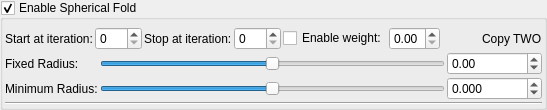
    <widget class="MyGroupBox" name="groupCheck_transform_sphericalFold2_enabled">
     <property name="title">
      <string>Enable Spherical Fold</string>
     </property>
     <property name="checkable">
      <bool>true</bool>
     </property>
     <layout class="QVBoxLayout" name="verticalLayout_24" stretch="0,0,0">
      <property name="spacing">
       <number>2</number>
      </property>
      <property name="leftMargin">
       <number>2</number>
      </property>
      <property name="topMargin">
       <number>2</number>
      </property>
      <property name="rightMargin">
       <number>2</number>
      </property>
      <property name="bottomMargin">
       <number>2</number>
      </property>
      <item>
       <layout class="QGridLayout" name="gridLayout_40">
        <property name="topMargin">
         <number>5</number>
        </property>
        <item row="0" column="3">
         <widget class="MySpinBox" name="spinboxInt_transform_sphericalFold2_stop_iterations">
          <property name="sizePolicy">
           <sizepolicy hsizetype="Preferred" vsizetype="Maximum">
            <horstretch>0</horstretch>
            <verstretch>0</verstretch>
           </sizepolicy>
          </property>
          <property name="maximum">
           <number>250</number>
          </property>
         </widget>
        </item>
        <item row="0" column="0">
         <widget class="QLabel" name="label_160">
          <property name="text">
           <string>Start at iteration:</string>
          </property>
         </widget>
        </item>
        <item row="0" column="1">
         <widget class="MySpinBox" name="spinboxInt_transform_sphericalFold2_start_iterations">
          <property name="sizePolicy">
           <sizepolicy hsizetype="Minimum" vsizetype="Maximum">
            <horstretch>0</horstretch>
            <verstretch>0</verstretch>
           </sizepolicy>
          </property>
          <property name="maximum">
           <number>250</number>
          </property>
         </widget>
        </item>
        <item row="0" column="5">
         <widget class="MyDoubleSpinBox" name="spinbox_transform_sphericalFold2_weight">
          <property name="sizePolicy">
           <sizepolicy hsizetype="Minimum" vsizetype="Maximum">
            <horstretch>0</horstretch>
            <verstretch>0</verstretch>
           </sizepolicy>
          </property>
          <property name="decimals">
           <number>2</number>
          </property>
          <property name="minimum">
           <double>0.000000000000000</double>
          </property>
          <property name="maximum">
           <double>1.000000000000000</double>
          </property>
          <property name="singleStep">
           <double>0.100000000000000</double>
          </property>
         </widget>
        </item>
        <item row="0" column="7">
         <widget class="QLabel" name="label_163">
          <property name="text">
           <string>Copy TWO</string>
          </property>
         </widget>
        </item>
        <item row="0" column="2">
         <widget class="QLabel" name="label_162">
          <property name="text">
           <string>Stop at iteration:</string>
          </property>
         </widget>
        </item>
        <item row="0" column="6">
         <spacer name="horizontalSpacer_20">
          <property name="orientation">
           <enum>Qt::Horizontal</enum>
          </property>
          <property name="sizeHint" stdset="0">
           <size>
            <width>40</width>
            <height>20</height>
           </size>
          </property>
         </spacer>
        </item>
        <item row="0" column="4">
         <widget class="QCheckBox" name="checkBox_transform_sphericalFold2_weight_enabled">
          <property name="text">
           <string>Enable weight:</string>
          </property>
         </widget>
        </item>
       </layout>
      </item>
      <item>
       <layout class="QGridLayout" name="gridLayout_41">
        <property name="spacing">
         <number>2</number>
        </property>
        <item row="0" column="1">
         <widget class="QSlider" name="slider_transform_sphericalFold2_fixed_radius">
          <property name="sizePolicy">
           <sizepolicy hsizetype="Expanding" vsizetype="Maximum">
            <horstretch>0</horstretch>
            <verstretch>0</verstretch>
           </sizepolicy>
          </property>
          <property name="minimum">
           <number>-18000</number>
          </property>
          <property name="maximum">
           <number>18000</number>
          </property>
          <property name="value">
           <number>0</number>
          </property>
          <property name="sliderPosition">
           <number>0</number>
          </property>
          <property name="orientation">
           <enum>Qt::Horizontal</enum>
          </property>
         </widget>
        </item>
        <item row="1" column="1">
         <widget class="QSlider" name="slider_transform_sphericalFold2_min_radius">
          <property name="sizePolicy">
           <sizepolicy hsizetype="Expanding" vsizetype="Maximum">
            <horstretch>0</horstretch>
            <verstretch>0</verstretch>
           </sizepolicy>
          </property>
          <property name="minimum">
           <number>-18000</number>
          </property>
          <property name="maximum">
           <number>18000</number>
          </property>
          <property name="value">
           <number>0</number>
          </property>
          <property name="sliderPosition">
           <number>0</number>
          </property>
          <property name="orientation">
           <enum>Qt::Horizontal</enum>
          </property>
         </widget>
        </item>
        <item row="1" column="0">
         <widget class="QLabel" name="label_165">
          <property name="text">
           <string>Minimum Radius:</string>
          </property>
         </widget>
        </item>
        <item row="0" column="2">
         <widget class="MyDoubleSpinBox" name="spinbox_transform_sphericalFold2_fixed_radius">
          <property name="sizePolicy">
           <sizepolicy hsizetype="Minimum" vsizetype="Maximum">
            <horstretch>0</horstretch>
            <verstretch>0</verstretch>
           </sizepolicy>
          </property>
          <property name="prefix">
           <string/>
          </property>
          <property name="suffix">
           <string/>
          </property>
          <property name="decimals">
           <number>2</number>
          </property>
          <property name="minimum">
           <double>-36000.000000000000000</double>
          </property>
          <property name="maximum">
           <double>36000.000000000000000</double>
          </property>
          <property name="singleStep">
           <double>0.100000000000000</double>
          </property>
         </widget>
        </item>
        <item row="1" column="2">
         <widget class="MyDoubleSpinBox" name="spinbox_transform_sphericalFold2_min_radius">
          <property name="sizePolicy">
           <sizepolicy hsizetype="Minimum" vsizetype="Maximum">
            <horstretch>0</horstretch>
            <verstretch>0</verstretch>
           </sizepolicy>
          </property>
          <property name="prefix">
           <string/>
          </property>
          <property name="suffix">
           <string/>
          </property>
          <property name="decimals">
           <number>3</number>
          </property>
          <property name="minimum">
           <double>-360000.000000000000000</double>
          </property>
          <property name="maximum">
           <double>360000.000000000000000</double>
          </property>
          <property name="singleStep">
           <double>0.100000000000000</double>
          </property>
         </widget>
        </item>
        <item row="0" column="0">
         <widget class="QLabel" name="label_164">
          <property name="text">
           <string>Fixed Radius:</string>
          </property>
         </widget>
        </item>
       </layout>
      </item>
      <item>
       <widget class="Line" name="line_18">
        <property name="orientation">
         <enum>Qt::Horizontal</enum>
        </property>
       </widget>
      </item>
     </layout>
    </widget>
